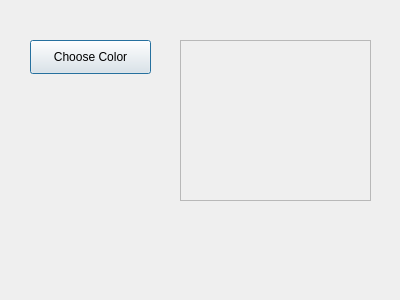
<?xml version="1.0" encoding="UTF-8"?>
<ui version="4.0">
 <class>Dialog</class>
 <widget class="QDialog" name="Dialog">
  <property name="geometry">
   <rect>
    <x>0</x>
    <y>0</y>
    <width>400</width>
    <height>300</height>
   </rect>
  </property>
  <property name="windowTitle">
   <string>Dialog</string>
  </property>
  <widget class="QPushButton" name="pushButtonColor">
   <property name="geometry">
    <rect>
     <x>30</x>
     <y>40</y>
     <width>121</width>
     <height>34</height>
    </rect>
   </property>
   <property name="text">
    <string>Choose Color</string>
   </property>
  </widget>
  <widget class="QLabel" name="labelColor">
   <property name="geometry">
    <rect>
     <x>30</x>
     <y>260</y>
     <width>331</width>
     <height>18</height>
    </rect>
   </property>
   <property name="text">
    <string/>
   </property>
  </widget>
  <widget class="QFrame" name="frameColor">
   <property name="geometry">
    <rect>
     <x>180</x>
     <y>40</y>
     <width>191</width>
     <height>161</height>
    </rect>
   </property>
   <property name="frameShape">
    <enum>QFrame::StyledPanel</enum>
   </property>
   <property name="frameShadow">
    <enum>QFrame::Raised</enum>
   </property>
  </widget>
 </widget>
 <resources/>
 <connections/>
</ui>
